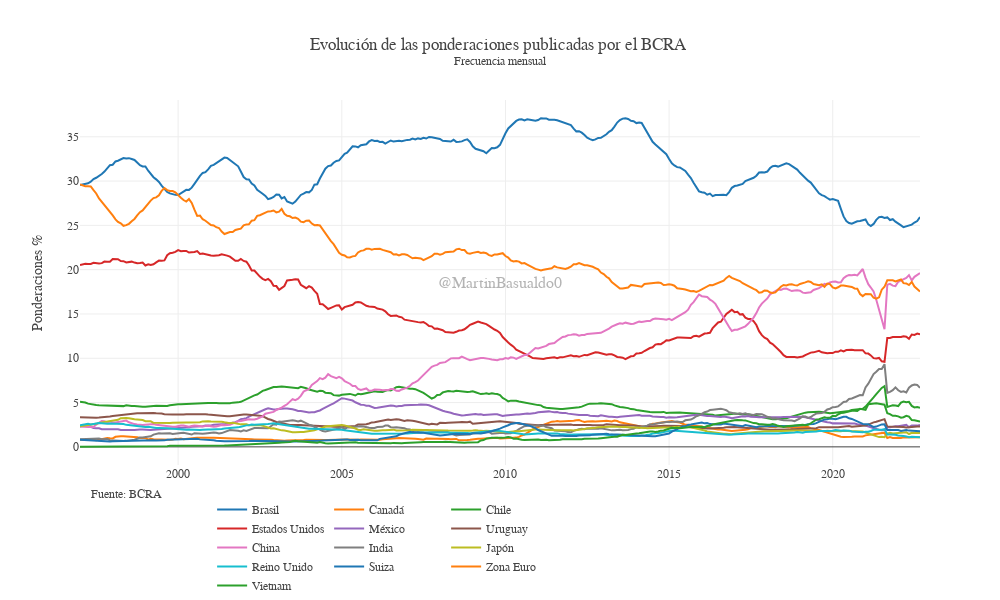

Write notebook code for a chart like this one.
### Code cell
itcrm = pd.read_excel('../data/ITCRMSerie.xlsx', header=1, skipfooter=4)

ponderadores = pd.read_excel('../data/ITCRMSerie.xlsx', sheet_name=2, header=1)
ponderadores.Período = pd.to_datetime(
    ponderadores['Período'], format='%d/%m/%Y')


def evolucion_ponderaciones():
    x = ponderadores["Período"]

    # Datos
    cotizaciones_plot = go.Figure()
    for index, pais in enumerate(ponderadores.columns[1:]):
        cotizaciones_plot.add_trace(go.Scatter(
            name=f"{pais}", x=x, y=ponderadores[pais], mode="lines"))

    # Propiedades
    cotizaciones_plot.update_xaxes(showgrid=True)
    cotizaciones_plot.update_yaxes(title_text="Ponderaciones %")
    cotizaciones_plot.update_layout(separators=",.", font_family="Georgia",
                                    height=600, width=1000,
                                    template='none',
                                    title_text=f"Evolución de las ponderaciones publicadas por el BCRA <br><sup>Frecuencia mensual",
                                    legend=dict(yanchor="top", y=-.05, xanchor="left", x=0.36, orientation='h'))

    note = 'Fuente: BCRA'
    cotizaciones_plot.add_annotation(showarrow=False, text=note, font=dict(size=12), xref='paper', x=0.1, yref='paper', y=-0.1,
                                     xanchor='right', yanchor='auto', xshift=0, yshift=0,)

    # Marca de agua
    cotizaciones_plot.add_annotation(showarrow=False, text='@MartinBasualdo0', font=dict(size=16), font_family="arial", opacity=0.4,
                                     xref='paper', yref='paper', x=0.5, y=0.5)
    return cotizaciones_plot


evolucion_ponderaciones()

### Figure 1 — Plotly figure (JSON) as saved in the notebook; plotly's stock layout.template omitted (floating-point values rounded to 4 significant figures; data arrays with more than 128 entries replaced by an {"elided": "..."} marker saying what was removed)
{"data": [{"mode": "lines", "name": "Brasil", "type": "scatter", "x": {"elided": "309 str values"}, "y": {"elided": "309 float values"}}, {"mode": "lines", "name": "Canadá", "type": "scatter", "x": {"elided": "309 str values"}, "y": {"elided": "309 float values"}}, {"mode": "lines", "name": "Chile", "type": "scatter", "x": {"elided": "309 str values"}, "y": {"elided": "309 float values"}}, {"mode": "lines", "name": "Estados Unidos", "type": "scatter", "x": {"elided": "309 str values"}, "y": {"elided": "309 float values"}}, {"mode": "lines", "name": "México", "type": "scatter", "x": {"elided": "309 str values"}, "y": {"elided": "309 float values"}}, {"mode": "lines", "name": "Uruguay", "type": "scatter", "x": {"elided": "309 str values"}, "y": {"elided": "309 float values"}}, {"mode": "lines", "name": "China", "type": "scatter", "x": {"elided": "309 str values"}, "y": {"elided": "309 float values"}}, {"mode": "lines", "name": "India", "type": "scatter", "x": {"elided": "309 str values"}, "y": {"elided": "309 float values"}}, {"mode": "lines", "name": "Japón", "type": "scatter", "x": {"elided": "309 str values"}, "y": {"elided": "309 float values"}}, {"mode": "lines", "name": "Reino Unido", "type": "scatter", "x": {"elided": "309 str values"}, "y": {"elided": "309 float values"}}, {"mode": "lines", "name": "Suiza", "type": "scatter", "x": {"elided": "309 str values"}, "y": {"elided": "309 float values"}}, {"mode": "lines", "name": "Zona Euro", "type": "scatter", "x": {"elided": "309 str values"}, "y": {"elided": "309 float values"}}, {"mode": "lines", "name": "Vietnam", "type": "scatter", "x": {"elided": "309 str values"}, "y": {"elided": "309 float values"}}], "layout": {"annotations": [{"font": {"size": 12}, "showarrow": false, "text": "Fuente: BCRA", "x": 0.1, "xanchor": "right", "xref": "paper", "xshift": 0, "y": -0.1, "yanchor": "auto", "yref": "paper", "yshift": 0}, {"font": {"family": "arial", "size": 16}, "opacity": 0.4, "showarrow": false, "text": "@MartinBasualdo0", "x": 0.5, "xref": "paper", "y": 0.5, "yref": "paper"}], "font": {"family": "Georgia"}, "height": 600, "legend": {"orientation": "h", "x": 0.36, "xanchor": "left", "y": -0.05, "yanchor": "top"}, "separators": ",.", "title": {"text": "Evolución de las ponderaciones publicadas por el BCRA <br><sup>Frecuencia mensual"}, "width": 1000, "xaxis": {"showgrid": true}, "yaxis": {"title": {"text": "Ponderaciones %"}}}}
